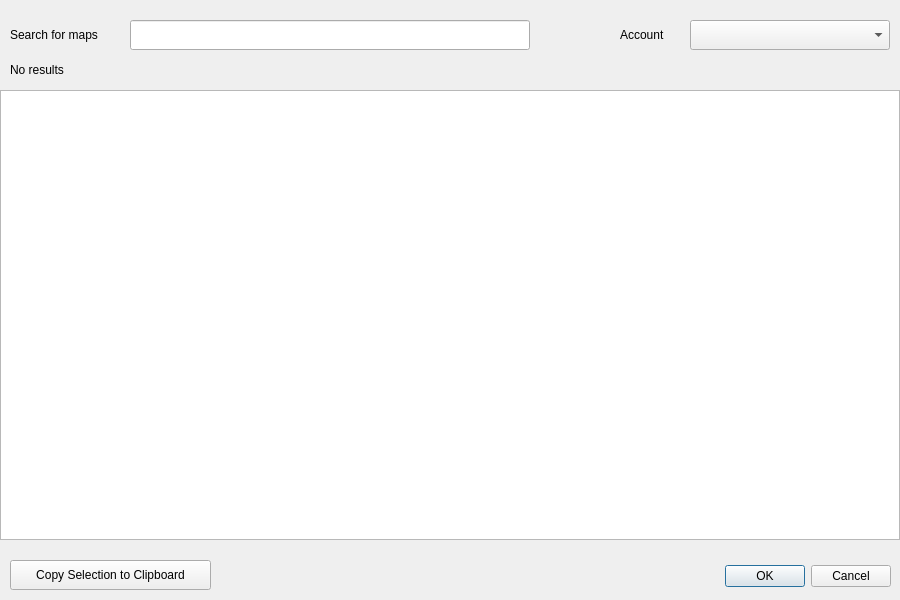
<?xml version="1.0" encoding="UTF-8"?>
<ui version="4.0">
 <class>Dialog</class>
 <widget class="QDialog" name="Dialog">
  <property name="geometry">
   <rect>
    <x>0</x>
    <y>0</y>
    <width>900</width>
    <height>600</height>
   </rect>
  </property>
  <property name="sizePolicy">
   <sizepolicy hsizetype="Preferred" vsizetype="Fixed">
    <horstretch>0</horstretch>
    <verstretch>0</verstretch>
   </sizepolicy>
  </property>
  <property name="windowTitle">
   <string>Maps Engine Maps</string>
  </property>
  <widget class="QDialogButtonBox" name="buttonBox">
   <property name="geometry">
    <rect>
     <x>550</x>
     <y>560</y>
     <width>341</width>
     <height>32</height>
    </rect>
   </property>
   <property name="orientation">
    <enum>Qt::Horizontal</enum>
   </property>
   <property name="standardButtons">
    <set>QDialogButtonBox::Cancel|QDialogButtonBox::Ok</set>
   </property>
  </widget>
  <widget class="QTableWidget" name="tableWidget">
   <property name="geometry">
    <rect>
     <x>0</x>
     <y>90</y>
     <width>900</width>
     <height>450</height>
    </rect>
   </property>
   <property name="horizontalScrollBarPolicy">
    <enum>Qt::ScrollBarAlwaysOff</enum>
   </property>
  </widget>
  <widget class="QComboBox" name="comboBox">
   <property name="geometry">
    <rect>
     <x>690</x>
     <y>20</y>
     <width>200</width>
     <height>30</height>
    </rect>
   </property>
  </widget>
  <widget class="QLineEdit" name="lineEdit">
   <property name="geometry">
    <rect>
     <x>130</x>
     <y>20</y>
     <width>400</width>
     <height>30</height>
    </rect>
   </property>
  </widget>
  <widget class="QLabel" name="label">
   <property name="geometry">
    <rect>
     <x>10</x>
     <y>20</y>
     <width>120</width>
     <height>30</height>
    </rect>
   </property>
   <property name="text">
    <string>Search for maps</string>
   </property>
   <property name="alignment">
    <set>Qt::AlignLeading|Qt::AlignLeft|Qt::AlignVCenter</set>
   </property>
  </widget>
  <widget class="QLabel" name="label_2">
   <property name="geometry">
    <rect>
     <x>620</x>
     <y>20</y>
     <width>61</width>
     <height>30</height>
    </rect>
   </property>
   <property name="text">
    <string>Account</string>
   </property>
   <property name="alignment">
    <set>Qt::AlignLeading|Qt::AlignLeft|Qt::AlignVCenter</set>
   </property>
  </widget>
  <widget class="QLabel" name="resultLabel">
   <property name="geometry">
    <rect>
     <x>10</x>
     <y>60</y>
     <width>900</width>
     <height>20</height>
    </rect>
   </property>
   <property name="text">
    <string>No results</string>
   </property>
  </widget>
  <widget class="QPushButton" name="copyButton">
   <property name="geometry">
    <rect>
     <x>10</x>
     <y>560</y>
     <width>201</width>
     <height>30</height>
    </rect>
   </property>
   <property name="text">
    <string>Copy Selection to Clipboard</string>
   </property>
  </widget>
 </widget>
 <resources/>
 <connections>
  <connection>
   <sender>buttonBox</sender>
   <signal>accepted()</signal>
   <receiver>Dialog</receiver>
   <slot>accept()</slot>
   <hints>
    <hint type="sourcelabel">
     <x>248</x>
     <y>254</y>
    </hint>
    <hint type="destinationlabel">
     <x>157</x>
     <y>274</y>
    </hint>
   </hints>
  </connection>
  <connection>
   <sender>buttonBox</sender>
   <signal>rejected()</signal>
   <receiver>Dialog</receiver>
   <slot>reject()</slot>
   <hints>
    <hint type="sourcelabel">
     <x>316</x>
     <y>260</y>
    </hint>
    <hint type="destinationlabel">
     <x>286</x>
     <y>274</y>
    </hint>
   </hints>
  </connection>
 </connections>
</ui>
